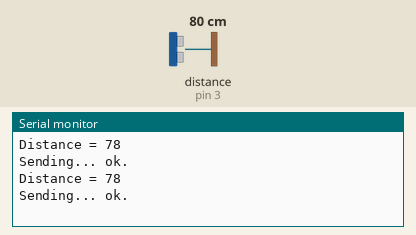
The sketch below on a simulated Arduino Uno, built with avr-gcc and run on an emulated ATmega328P. On the bench: the last lines printed to the serial monitor. Wiring (inferred from the names in the program): ultrasonic range finder: trigger pin 4; echo pin 3. Inputs (shaded band) come from the test bench; at power-on: distance to the obstacle (sensor on pin 3) 80 cm. The echo pulse lasts 58.3 µs per cm; no radio packets arrive unless stated.

Above: at 4.8 s.
4.9 s: distance to the obstacle (sensor on pin 3) set to 2 cm
At 6.4 s:
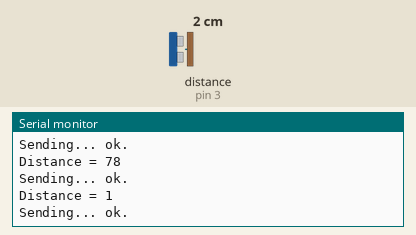
7.8 s: distance to the obstacle (sensor on pin 3) set to 4 cm
At 9.2 s:
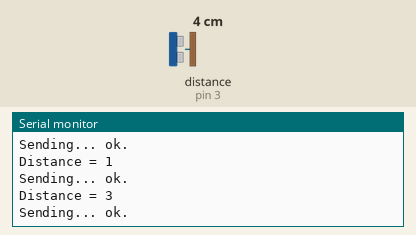
Timing chart, 0 to 10.8 s (numbered marks = the images above; inputs shaded):
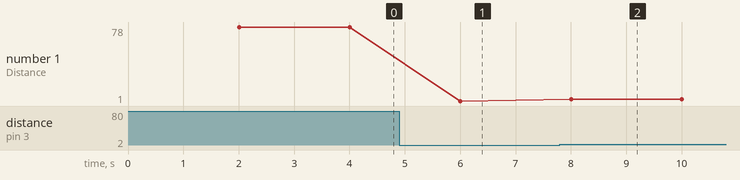

Measured:
- after the input at 4.9 s, the serial monitor: prints a new line after 1.1 s (image 1)
- after the input at 7.8 s, the serial monitor: prints a new line after 0.20 s (image 2)
- plotted number 1: 78 → 1 after the input at 4.9 s, 1 → 3 after the input at 7.8 s

The sketch:

sensor_distance_template.ino
```cpp
#include <SPI.h>
#include <RF24.h>
#include <RF24Network.h>

// radio module initialization
RF24 radio(7, 8);

// network initialization
RF24Network network(radio);

// constants that will be configured as per config_sensor.py
const uint16_t this_node = 01; // octal format
const uint16_t base_station = 00;

// interval to send data
const unsigned long interval = 2000;

// time spent after last send
unsigned long last_sent;
unsigned long packets_sent;

// defining the payload
struct payload_t
{
  unsigned char type[16];
  unsigned long value;
};

// DISTANCE SENSOR
const int trigPin = 4;
const int echoPin = 3;
long duration;
unsigned long distance;

void calculate_distance()
{
  digitalWrite(trigPin, LOW);
  delayMicroseconds(2);
  // Sets the trigPin on HIGH state for 10 micro seconds
  digitalWrite(trigPin, HIGH);
  delayMicroseconds(10);
  digitalWrite(trigPin, LOW);
  // Reads the echoPin, returns the sound wave travel time in microseconds
  duration = pulseIn(echoPin, HIGH);
  // Calculating the distance
  distance = duration * 0.034 / 2;
}

void setup(void)
{
  Serial.begin(115200);

  pinMode(trigPin, OUTPUT); // Sets the trigPin as an Output
  pinMode(echoPin, INPUT);  // Sets the echoPin as an Input

  while (!Serial)
  {
    // some boards need this because of native USB capability
  }

  if (!radio.begin())
  {
    Serial.println(F("Radio hardware not responding!"));
    while (1)
    {
      // Flash in-built LED once per 500ms
      digitalWrite(LED_BUILTIN, HIGH);
      delay(500);
      digitalWrite(LED_BUILTIN, LOW);
      delay(500);
    }
  }

  radio.setChannel(90);
  network.begin(this_node);
}

void loop()
{
  // polling the network for updates
  network.update();

  // time the messages properly
  unsigned long now = millis();

  // check if we have to send message
  if (now - last_sent >= interval)
  {
    // Calculating the distance
    calculate_distance();
    Serial.print("Distance = ");
    Serial.println(distance);

    last_sent = now;

    Serial.print(F("Sending... "));
    payload_t payload = {"Distance", distance};
    RF24NetworkHeader header(base_station);
    bool ok = network.write(header, &payload, sizeof(payload));
    Serial.println(ok ? F("ok.") : F("failed."));
  }
}
```
